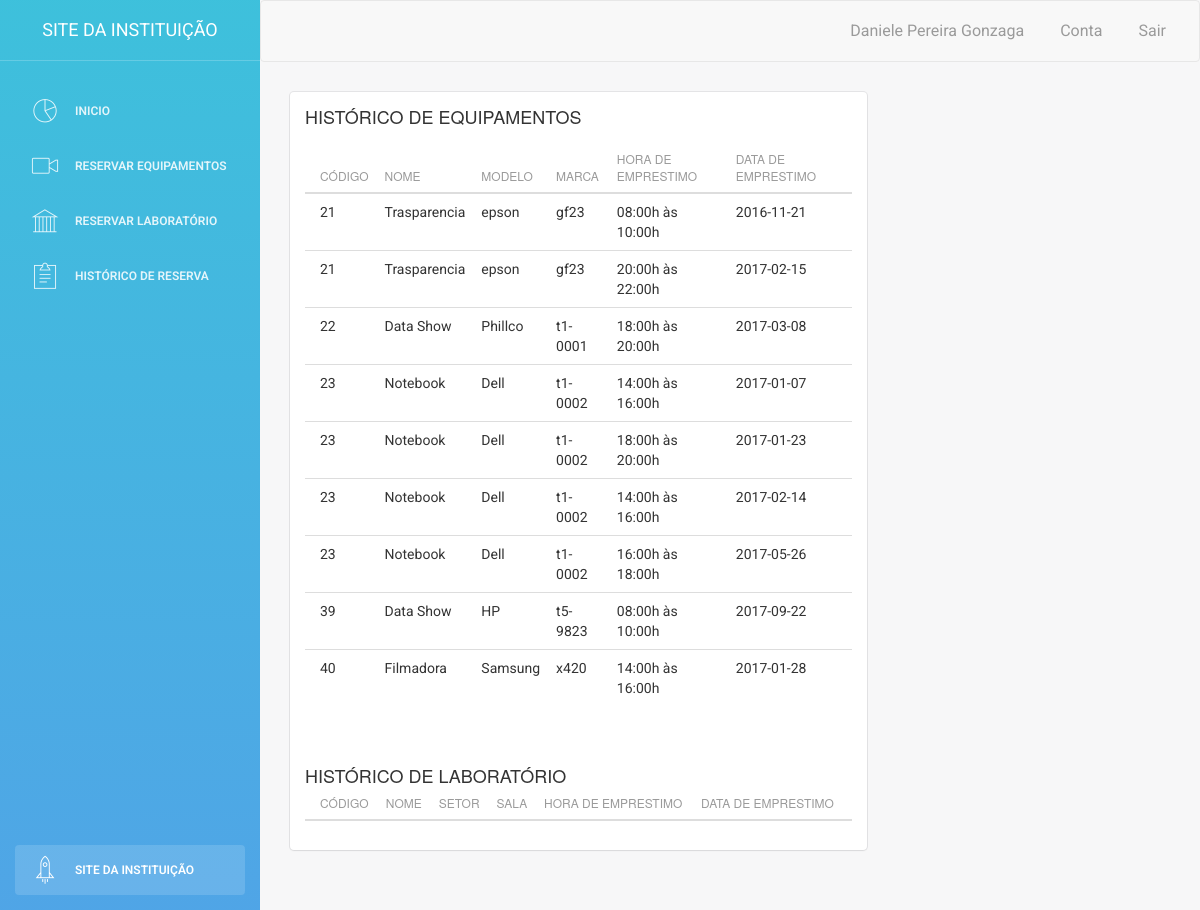
The app's page /view/FormularioProfessor/formHistoricoEquipamento.php (signed in) with its own data.
### tables this page shows
CREATE TABLE `EQUIP_PROF` (
  `codEquip` int(11) NOT NULL,
  `codProf` int(11) NOT NULL,
  `dataEmp` date NOT NULL,
  `dataDev` varchar(10) DEFAULT NULL,
  `horaEmp` int(10) NOT NULL,
  `status` int(1) NOT NULL
);

CREATE TABLE `EQUIPAMENTO` (
  `codEquip` int(11) NOT NULL,
  `nome` varchar(20) NOT NULL,
  `tombo` varchar(15) NOT NULL,
  `dataAquisicao` varchar(15) NOT NULL,
  `modelo` varchar(20) NOT NULL,
  `marca` varchar(20) NOT NULL,
  `cor` varchar(20) NOT NULL,
  `codCoord` int(11) DEFAULT NULL
);

### view/FormularioProfessor/formHistoricoEquipamento.php (the view, shortened to what this page needs)
<!doctype html>
<html lang="pt-BR">
    <head>
        <link href="../assets/css/bootstrap.min.css" rel="stylesheet" />
        <link href="../assets/css/animate.min.css" rel="stylesheet"/>
        <link href="../assets/css/light-bootstrap-dashboard.css" rel="stylesheet"/>
        <link href="../assets/css/demo.css" rel="stylesheet" />
        <link href="http://maxcdn.bootstrapcdn.com/font-awesome/4.2.0/css/font-awesome.min.css" rel="stylesheet">
        <link href="../assets/css/pe-icon-7-stroke.css" rel="stylesheet" />
        <link rel="stylesheet" href="https://maxcdn.bootstrapcdn.com/bootstrap/3.3.7/css/bootstrap.min.css">
    </head>
    <body>
        <div class="wrapper">
            <div class="sidebar" data-color="azure" data-image="../imagens/logo.png">
                <div class="sidebar-wrapper">
                    <div class="logo">
                        <a href="http://www.uespi.br/site" target="_blank" class="simple-text">
                            Site Da Instituição
                        </a>
                    </div>
                    <ul class="nav">
                        <li>
                            <a href="formProfessorInicio.php">
                                <i class="pe-7s-graph"></i>
                                <p>Inicio</p>
                            </a>
                        </li>
                        <li>
                            <a href="formReservaEquipamento.php">
                                <i class="pe-7s-video"></i>
                                <p>Reservar Equipamentos</p>
                            </a>
                        </li>
                        <li>
                            <a href="formReservaLaboratorio.php">
                                <i class="pe-7s-culture"></i>
                                <p>Reservar Laboratório</p>
                            </a>
                        </li>
                        <li>
                            <a href="formHistoricoEquipamento.php">
                                <i class="pe-7s-note2"></i>
                                <p>Histórico de Reserva</p>
                            </a>
                        </li>
                        <li class="active-pro">
                            <a href="http://www.uespi.br/site/" target="_blank" class="simple-text">
                                <i class="pe-7s-rocket"></i>
                                <p>Site Da Instituição</p>
                            </a>
                        </li>
                    </ul>
                </div>
            </div>
            <div class="main-panel">
                <nav class="navbar navbar-default navbar-fixed">
                    <div class="container-fluid">
                        <div class="collapse navbar-collapse">
                            <ul class="nav navbar-nav navbar-right">
                                <li>
                                    <a href="formEditarProfessor.php">
                                        <?php echo "" . $_SESSION['Nome']; ?>
                                    </a>
                                </li>
                                <li>
                                    <a href="formEditarProfessor.php">
                                        Conta
                                    </a>
                                </li>
                                <li class="dropdown">
                                    <a href="../../pagina1.php">
                                        Sair
                                    </a>
                                </li>
                            </ul>
                        </div>
                    </div>
                </nav>
                <div class="content">
                    <div class="container-fluid">
                        <div class="row">
                            <div class="col-md-8">
                                <div class="card">
                                    <div class="header">
                                        <h4 class="title">HISTÓRICO DE EQUIPAMENTOS</h4>
                                    </div>
                                    <div class="content">
                                        <form class="form-signin" id="formulario" action= "../../controller/EquipamentoProfessorController.php" method="post">
                                            <?php
                                            $host = "localhost";
                                            $user = "root";
                                            $pass = "";
                                            $banco = "BANCORESERVA";
                                            $conexao = mysqli_connect($host, $user, $pass, $banco) or die(mysqli_error());
                                            ?>
                                            <table class="table">
                                                <thead>
                                                    <tr>
                                                        <th>Código</th>
                                                        <th>Nome</th>
                                                        <th>Modelo</th>
                                                        <th>Marca</th>
                                                        <th>Hora de Emprestimo</th>
                                                        <th>Data de Emprestimo</th>
                                                    </tr>
                                                </thead>
                                                <tbody>
                                                    <tr>
                                                        <?php
                                                        $query = "SELECT EQUIPAMENTO.codEquip, nome, modelo, marca, EQUIP_PROF.horaEmp, EQUIP_PROF.dataEmp FROM EQUIPAMENTO JOIN EQUIP_PROF ON EQUIPAMENTO.codEquip=EQUIP_PROF.codEquip WHERE EQUIP_PROF.codProf = '" . $_SESSION['Matricula'] . "'";
                                                        $resultado = mysqli_query($conexao, $query);
                                                        while ($row = mysqli_fetch_assoc($resultado)) {
                                                            echo '<td>' . $row['codEquip'] . '</td>';
                                                            echo '<td>' . $row['nome'] . '</td>';
                                                            echo '<td>' . $row['marca'] . '</td>';
                                                            echo '<td>' . $row['modelo'] . '</td>';
                                                            switch ($row['horaEmp']) {
                                                                case 1:
                                                                    echo '<td>08:00h às 10:00h</td>';
                                                                    break;
                                                                case 3:
                                                                    echo '<td>14:00h às 16:00h</td>';
                                                                    break;
                                                                case 4:
                                                                    echo '<td>16:00h às 18:00h</td>';
                                                                    break;
                                                                case 5:
                                                                    echo '<td>18:00h às 20:00h</td>';
                                                                    break;
                                                                case 6:
                                                                    echo '<td>20:00h às 22:00h</td>';
                                                                    break;
                                                            }
                                                            echo '<td>' . $row['dataEmp'] . '</td>';
                                                            echo '</tr>';
                                                        }
                                                        ?>
                                                </tbody>
                                            </table>
                                            <br><br>
                                            <h4 class="title">HISTÓRICO DE LABORATÓRIO</h4>
                                            <table class="table">
                                                <thead>
                                                    <tr>
                                                        <th>Código</th>
                                                        <th>Nome</th>
                                                        <th>Setor</th>
                                                        <th>Sala</th>
                                                        <th>Hora de Emprestimo</th>
                                                        <th>Data de Emprestimo</th>
                                                    </tr>
                                                </thead>
                                            </table>
                                    </div>
                                </div>
                            </div>
                        </div>
                    </div>
                </div>
            </div>
        </div>
</body>
</html>

### view/assets/css/demo.css (style rules this page uses)
.sidebar .nav > li.active-pro { position: absolute; width: 100%; bottom: 10px; }
.sidebar .nav > li.active-pro a { background: rgba(255, 255, 255, 0.14); opacity: 1; color: #FFFFFF; }

### records on screen
equip_prof: codEquip.codEquip "21", codEquip.nome "Trasparencia", codEquip.marca "epson", codEquip.modelo "gf23", horaEmp "08:00h às 10:00h", dataEmp "2016-11-21"
equip_prof: codEquip.codEquip "21", codEquip.nome "Trasparencia", codEquip.marca "epson", codEquip.modelo "gf23", horaEmp "20:00h às 22:00h", dataEmp "2017-02-15"
equip_prof: codEquip.codEquip "22", codEquip.nome "Data Show", codEquip.marca "Phillco", codEquip.modelo "t1-0001", horaEmp "18:00h às 20:00h", dataEmp "2017-03-08"
equip_prof: codEquip.codEquip "23", codEquip.nome "Notebook", codEquip.marca "Dell", codEquip.modelo "t1-0002", horaEmp "14:00h às 16:00h", dataEmp "2017-01-07"
equip_prof: codEquip.codEquip "23", codEquip.nome "Notebook", codEquip.marca "Dell", codEquip.modelo "t1-0002", horaEmp "18:00h às 20:00h", dataEmp "2017-01-23"
equip_prof: codEquip.codEquip "23", codEquip.nome "Notebook", codEquip.marca "Dell", codEquip.modelo "t1-0002", horaEmp "14:00h às 16:00h", dataEmp "2017-02-14"
equip_prof: codEquip.codEquip "23", codEquip.nome "Notebook", codEquip.marca "Dell", codEquip.modelo "t1-0002", horaEmp "16:00h às 18:00h", dataEmp "2017-05-26"
equip_prof: codEquip.codEquip "39", codEquip.nome "Data Show", codEquip.marca "HP", codEquip.modelo "t5-9823", horaEmp "08:00h às 10:00h", dataEmp "2017-09-22"
equip_prof: codEquip.codEquip "40", codEquip.nome "Filmadora", codEquip.marca "Samsung", codEquip.modelo "x420", horaEmp "14:00h às 16:00h", dataEmp "2017-01-28"

### other values on screen
$_SESSION['Nome'] "Daniele Pereira Gonzaga"
